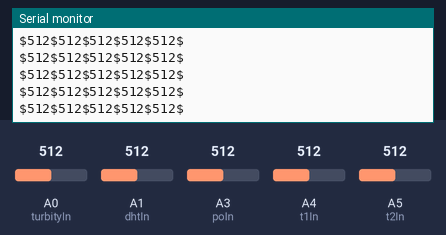
A sketch run on a simulated Arduino Uno, built with avr-gcc and run on an emulated ATmega328P. Parts: the last lines printed to the serial monitor. The inputs (shaded band) are chosen by the test bench; at power-on: A0 (turbityIn) = 512, A1 (dhtIn) = 512, A3 (poIn) = 512, A4 (t1In) = 512, A5 (t2In) = 512.

Above: at 1.2 s.
1.3 s: A0 (turbityIn) set to 104
At 2.3 s:
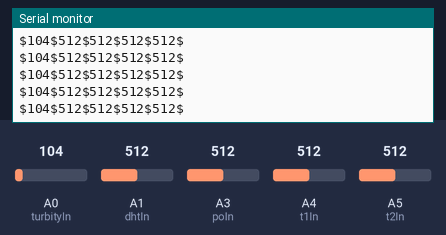
4.3 s: A0 (turbityIn) set to 94
At 4.8 s:
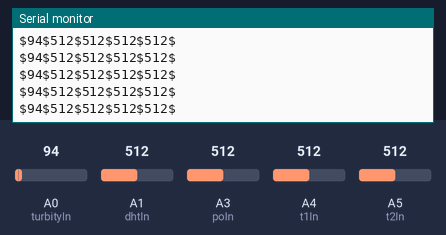
Timing chart, 0 to 7.3 s (numbered marks = the images above; inputs shaded):
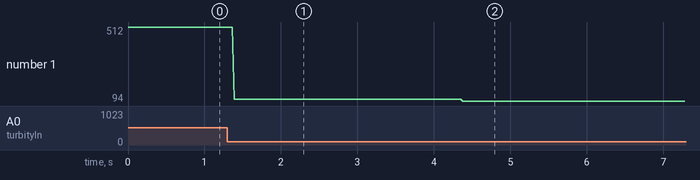

The sketch:

7_Hydroponics.ino
```cpp
const int turbityIn = A0;

const int dhtIn = A1;

const int poIn = A3;
const int t1In = A4;
const int t2In = A5;


int val1;
int val2;
int val3;
int val4;
int val5;

void setup() {
  Serial.begin(9600);
}

void loop() {

  val1 = analogRead(turbityIn);
  val2 = analogRead(dhtIn);
  val3 = analogRead(poIn);
  val4 = analogRead(t1In);
  val5 = analogRead(t2In);


  Serial.println((String)"$" + val1 + "$" + val2 + "$" + val3 + "$" + val4+"$"+ val5+"$");
}
```

Measured:
- after the input at 1.3 s, the serial monitor: prints a new line after 0.09 s (image 1)
- after the input at 4.3 s, the serial monitor: prints a new line after 0.08 s (image 2)
- plotted number 1: 512 → 104 after the input at 1.3 s, 104 → 94 after the input at 4.3 s
